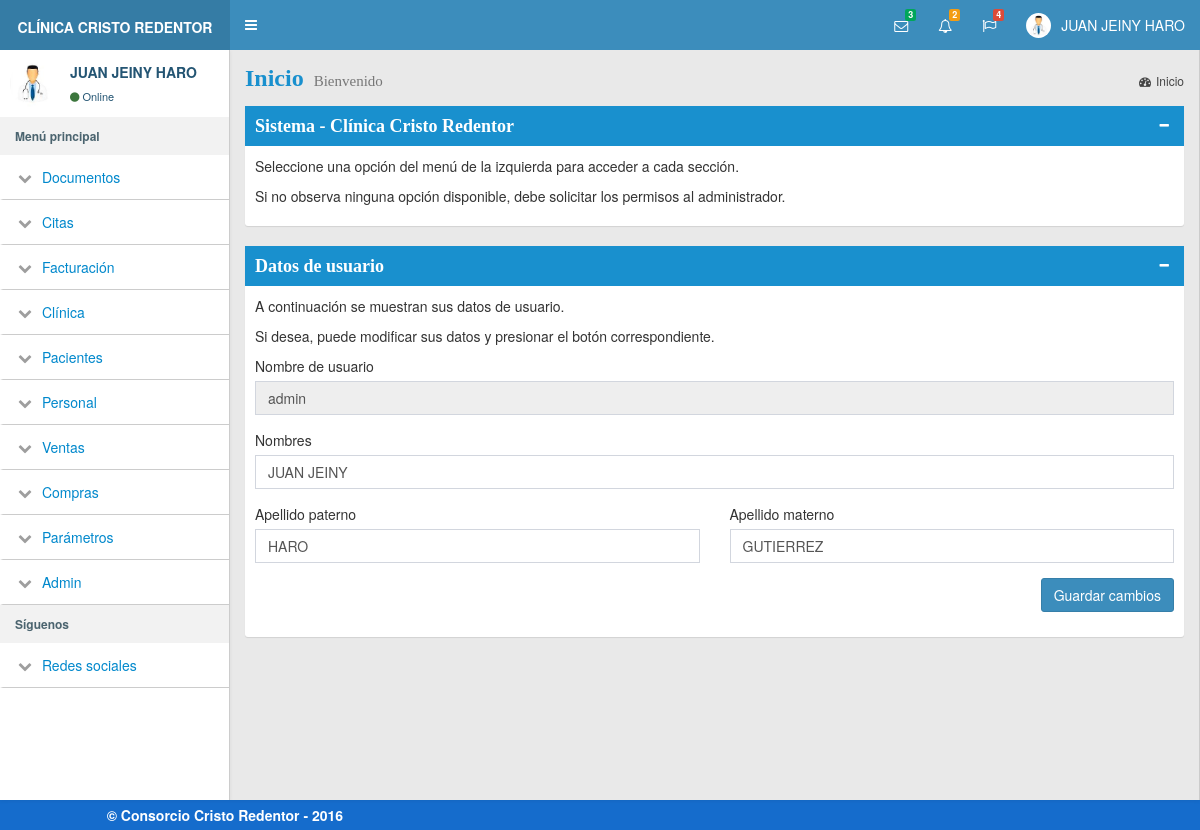
Screenshot of /modulos/general/perfil.php (signed in) with the database file from the repository.
### tables this page shows
CREATE TABLE modules (
  id int NOT NULL PRIMARY KEY,
  nombre VARCHAR(35) NOT NULL,
  folder VARCHAR(35) NOT NULL
);

### modulos/general/validar_sesion.php (called while the page is built, shortened)
<?php
$full_name = $_SESSION['full_name'];
$usuario = $_SESSION['usuario'];
$nombres = $_SESSION['nombres'];
$ap_paterno = $_SESSION['ap_paterno'];
$ap_materno = $_SESSION['ap_materno'];

### modulos/general/izquierda_menu.php (the view, shortened to what this page needs)
<aside class="main-sidebar">
    <div class="user-panel">
        <div class="pull-left image">
            <img src="../../img/doctor.JPG" class="img-circle" alt="User Image">
        </div>
        <div class="pull-left info" style="color:#245573 !important">
            <p><?= $full_name ?></p>
            <a href="#" style="color:#245573 !important"><i class="fa fa-circle text-success"></i>Online</a>
        </div>
    </div>
    <section class="sidebar">
        <ul class="sidebar-menu">
            <li class="header"><strong>Menú principal</strong></li>
            <?php
            $query = 'SELECT id, nombre, folder FROM modules';
            $result_set = mysqli_query($con, $query);
            $modules = $result_set->fetch_all();
            foreach ($modules as $module):
                $query = 'SELECT I.nombre, I.file FROM items I INNER JOIN permissions P ON P.item_id=I.id WHERE module_id = ' . $module[0];
                $result_set_items = mysqli_query($con, $query);
                $items = $result_set_items->fetch_all();
                if (sizeof($items) > 0) {
            ?>
                    <li class="treeview">
                        <a href="#">
                            <i class="fa fa-chevron-down"></i>
                            <span><?= $module[1] ?></span>
                        </a>
                    </li>
            <?php
                }
            endforeach;
            ?>
            <?php include 'izquierda_redes.php' ?>
        </ul>
    </section>
</aside>

### modulos/general/perfil.php (shortened to what this page needs)
<?php include '../general/validar_sesion.php';?>
<!DOCTYPE html>
<html>
<head>
  <?php include '../general/header.php';?>
</head>
<body class="hold-transition skin-blue sidebar-mini">
  <?php include '../general/menu_principal.php';?>
<div class="wrapper">
  <?php include '../general/izquierda_menu.php';?>
  <div class="content-wrapper">
	<section class="content-header">
	  <h1>
		Inicio
		<small>Bienvenido</small>
	  </h1>
	  <ol class="breadcrumb">
		<li class="active">
            <a href="#"><i class="fa fa-dashboard"></i>Inicio</a>
        </li>
	  </ol>
	</section>
	<section class="content">
        <div class="row">
            <div class="col-md-12">
                <div class="box box-solid color-palette-box">
                    <div class="box-header bg-blue">
                        <h3 class="box-title">Sistema - Clínica Cristo Redentor</h3>
                        <div class="box-tools pull-right">
                            <button style='color:#fff;' type="button" class="btn btn-box-tool" data-widget="collapse">
                                <i class="fa fa-minus"></i>
                            </button>
                        </div>
                    </div>
                    <div class="box-body" align="center">
                        <p>Seleccione una opción del menú de la izquierda para acceder a cada sección.</p>
                        <p>Si no observa ninguna opción disponible, debe solicitar los permisos al administrador.</p>
                    </div>
                </div>
            </div>
        </div>
        <div class="row">
            <div class="col-md-12">
                <div class="box box-solid color-palette-box">
                    <div class="box-header bg-blue">
                        <h3 class="box-title">Datos de usuario</h3>
                        <div class="box-tools pull-right">
                            <button style='color:#fff;' type="button" class="btn btn-box-tool" data-widget="collapse">
                                <i class="fa fa-minus"></i>
                            </button>
                        </div>
                    </div>
                    <div class="box-body" align="center">
                        <p>A continuación se muestran sus datos de usuario.</p>
                        <p>Si desea, puede modificar sus datos y presionar el botón correspondiente.</p>
                        <form action="">
                            <div class="form-group">
                                <label for="usuario">Nombre de usuario</label>
                                <input id="usuario" type="text" value="<?= $usuario ?>" class="form-control" readonly>
                            </div>
                            <div class="form-group">
                                <label for="nombres">Nombres</label>
                                <input name="nombres" type="text" value="<?= $nombres ?>" class="form-control">
                            </div>
                            <div class="row">
                                <div class="form-group col-md-6">
                                    <label for="ap_paterno">Apellido paterno</label>
                                    <input name="ap_paterno" type="text" value="<?= $ap_paterno ?>" class="form-control">
                                </div>
                                <div class="form-group col-md-6">
                                    <label for="ap_materno">Apellido materno</label>
                                    <input name="ap_materno" type="text" value="<?= $ap_materno ?>" class="form-control">
                                </div>
                            </div>
                            <div class="form-group pull-right">
                                <button type="button" class="btn btn-primary">Guardar cambios</button>
                            </div>
                        </form>
                    </div>
                </div>
            </div>
        </div>
	</section>
  </div>
</div>
  <?php include '../general/pie_pagina.php';?>
</body>
</html>

### modulos/general/header.php (shortened to what this page needs)
<link rel="stylesheet" href="../../bootstrap/css/bootstrap.min.css">
<link rel="stylesheet" href="../../dist/css/skins/estilos.min.css">
<link rel="stylesheet" href="../../dist/css/admin.min.css">
<link rel="stylesheet" href="../../plugins/daterangepicker/daterangepicker-bs3.css">
<link rel="stylesheet" href="../../plugins/datepicker/datepicker3.css">
<link rel="stylesheet" href="../../plugins/iCheck/all.css">
<link rel="stylesheet" href="../../plugins/timepicker/bootstrap-timepicker.min.css">
<link rel="stylesheet" href="../../plugins/datepicker/datepicker.min.css"/>
<link rel="stylesheet" href="../../bootstrap/css/font-awesome.min.css">
<link rel="stylesheet" href="../../plugins/morris/morris.css">
<link rel="stylesheet" href="../css/style.css">
<link rel="stylesheet" href="../css/plan.css">
<link rel="stylesheet" href="../../plugins/chosen/chosen.min.css">
<link rel="stylesheet" href="../../plugins/datatables/dataTables.bootstrap.css">

### modulos/general/menu_principal.php (shortened to what this page needs)
<header class="main-header">
    <a href="#" class="logo">
      <span class="logo-lg"><b style="font-size:14px;">CLÍNICA CRISTO REDENTOR</b></span>
    </a>
    <nav class="navbar navbar-static-top" role="navigation">
      <a href="#" class="sidebar-toggle" data-toggle="offcanvas" role="button">
      </a>
      <div class="navbar-custom-menu">
        <ul class="nav navbar-nav">
            <li class="dropdown messages-menu">
                <a href="#" class="dropdown-toggle" data-toggle="dropdown">
                    <i class="fa fa-envelope-o"></i>
                    <span class="label label-success">3</span>
                </a>
            </li>
            <?php
            require '../bd/bd_conexion.php';
            $query = "SELECT 1 FROM permissions P INNER JOIN items I ON P.item_id=I.id WHERE I.file='asignar_permisos' AND P.username='".$_SESSION['usuario']."'";
            $result_set = mysqli_query($con, $query);
            if (mysqli_num_rows($result_set) > 0) {
            ?>
            <li class="dropdown notifications-menu">
                <a href="#" class="dropdown-toggle" data-toggle="dropdown">
                    <i class="fa fa-bell-o"></i>
                    <span class="label label-warning">2</span>
                </a>
            </li>
            <?php } ?>
            <li class="dropdown tasks-menu">
                <a href="#" class="dropdown-toggle" data-toggle="dropdown">
                    <i class="fa fa-flag-o"></i>
                    <span class="label label-danger">4</span>
                </a>
            </li>
            <li class="dropdown user user-menu">
                <a href="#" class="dropdown-toggle" data-toggle="dropdown">
                    <img src="../../img/doctor.JPG" class="user-image" alt="User Image">
              <span class="hidden-xs">
                <?= $full_name ?>
              </span>
                </a>
            </li>
        </ul>
      </div>
    </nav>
</header>

### modulos/general/izquierda_redes.php (shortened to what this page needs)
<li class="header"><strong>Síguenos</strong></li>
<li class="treeview">
    <a href="#">
        <i class="fa fa-chevron-down"></i>
        <span>Redes sociales</span>
    </a>
</li>

### modulos/general/pie_pagina.php (shortened to what this page needs)
<div class="footer">
  <div class="row" >
    <div class="col-md-5 col-md-offset-1" align="left">
        <strong>  &copy; Consorcio Cristo Redentor - 2016</strong>
    </div>
  </div>
</div>

### modulos/css/style.css (style rules this page uses)
body { background-color: #F3F3F3; }
form label ,.box-body label { font-weight: normal; }
.box-body,.modal-body { text-align: justify; }
.header { margin-bottom: 20px; }
h1 { margin: 20px; font-family: cambria; font-size:30px; font-weight: bold; color:#1990CE; }
h3 { margin: 15px; font-size:23px; font-weight: bold; font-family: cambria; color:#fff; }
.footer { padding: 5px; background-color: #156CCC; color:#fff; }

### rows the page displays
modules: nombre "Documentos"
modules: nombre "Citas"
modules: nombre "Facturación"
modules: nombre "Clínica"
modules: nombre "Pacientes"
modules: nombre "Personal"
modules: nombre "Ventas"
modules: nombre "Compras"
modules: nombre "Parámetros"
modules: nombre "Admin"

### other values shown
$full_name "JUAN JEINY HARO"
